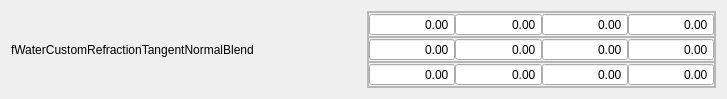
<?xml version="1.0" encoding="UTF-8"?>
<ui version="4.0">
 <class>Form</class>
 <widget class="QWidget" name="Form">
  <property name="geometry">
   <rect>
    <x>0</x>
    <y>0</y>
    <width>727</width>
    <height>86</height>
   </rect>
  </property>
  <property name="windowTitle">
   <string>Form</string>
  </property>
  <layout class="QHBoxLayout" name="horizontalLayout">
   <item>
    <widget class="QLabel" name="valName">
     <property name="minimumSize">
      <size>
       <width>225</width>
       <height>0</height>
      </size>
     </property>
     <property name="text">
      <string>fWaterCustomRefractionTangentNormalBlend</string>
     </property>
    </widget>
   </item>
   <item>
    <widget class="QFrame" name="frame">
     <property name="frameShape">
      <enum>QFrame::StyledPanel</enum>
     </property>
     <property name="frameShadow">
      <enum>QFrame::Raised</enum>
     </property>
     <layout class="QVBoxLayout" name="verticalLayout">
      <property name="spacing">
       <number>0</number>
      </property>
      <property name="leftMargin">
       <number>0</number>
      </property>
      <property name="topMargin">
       <number>0</number>
      </property>
      <property name="rightMargin">
       <number>0</number>
      </property>
      <property name="bottomMargin">
       <number>0</number>
      </property>
      <item>
       <widget class="QFrame" name="frame_2">
        <property name="frameShape">
         <enum>QFrame::StyledPanel</enum>
        </property>
        <property name="frameShadow">
         <enum>QFrame::Raised</enum>
        </property>
        <layout class="QHBoxLayout" name="horizontalLayout_2">
         <property name="spacing">
          <number>0</number>
         </property>
         <property name="leftMargin">
          <number>0</number>
         </property>
         <property name="topMargin">
          <number>0</number>
         </property>
         <property name="rightMargin">
          <number>0</number>
         </property>
         <property name="bottomMargin">
          <number>0</number>
         </property>
         <item>
          <widget class="QDoubleSpinBox" name="v00">
           <property name="alignment">
            <set>Qt::AlignRight|Qt::AlignTrailing|Qt::AlignVCenter</set>
           </property>
           <property name="buttonSymbols">
            <enum>QAbstractSpinBox::NoButtons</enum>
           </property>
           <property name="correctionMode">
            <enum>QAbstractSpinBox::CorrectToNearestValue</enum>
           </property>
           <property name="showGroupSeparator" stdset="0">
            <bool>false</bool>
           </property>
           <property name="minimum">
            <double>-10000000000000000735758738477112498397576062152177456799245857901351759143802190202050679656153088.000000000000000</double>
           </property>
           <property name="maximum">
            <double>999999999999999993220948674361627976461708441944064.000000000000000</double>
           </property>
           <property name="stepType">
            <enum>QAbstractSpinBox::DefaultStepType</enum>
           </property>
           <property name="value">
            <double>0.000000000000000</double>
           </property>
          </widget>
         </item>
         <item>
          <widget class="QDoubleSpinBox" name="v01">
           <property name="alignment">
            <set>Qt::AlignRight|Qt::AlignTrailing|Qt::AlignVCenter</set>
           </property>
           <property name="buttonSymbols">
            <enum>QAbstractSpinBox::NoButtons</enum>
           </property>
           <property name="correctionMode">
            <enum>QAbstractSpinBox::CorrectToNearestValue</enum>
           </property>
           <property name="showGroupSeparator" stdset="0">
            <bool>false</bool>
           </property>
           <property name="minimum">
            <double>-10000000000000000735758738477112498397576062152177456799245857901351759143802190202050679656153088.000000000000000</double>
           </property>
           <property name="maximum">
            <double>999999999999999993220948674361627976461708441944064.000000000000000</double>
           </property>
           <property name="stepType">
            <enum>QAbstractSpinBox::DefaultStepType</enum>
           </property>
           <property name="value">
            <double>0.000000000000000</double>
           </property>
          </widget>
         </item>
         <item>
          <widget class="QDoubleSpinBox" name="v02">
           <property name="alignment">
            <set>Qt::AlignRight|Qt::AlignTrailing|Qt::AlignVCenter</set>
           </property>
           <property name="buttonSymbols">
            <enum>QAbstractSpinBox::NoButtons</enum>
           </property>
           <property name="correctionMode">
            <enum>QAbstractSpinBox::CorrectToNearestValue</enum>
           </property>
           <property name="showGroupSeparator" stdset="0">
            <bool>false</bool>
           </property>
           <property name="minimum">
            <double>-10000000000000000735758738477112498397576062152177456799245857901351759143802190202050679656153088.000000000000000</double>
           </property>
           <property name="maximum">
            <double>999999999999999993220948674361627976461708441944064.000000000000000</double>
           </property>
           <property name="stepType">
            <enum>QAbstractSpinBox::DefaultStepType</enum>
           </property>
           <property name="value">
            <double>0.000000000000000</double>
           </property>
          </widget>
         </item>
         <item>
          <widget class="QDoubleSpinBox" name="v03">
           <property name="alignment">
            <set>Qt::AlignRight|Qt::AlignTrailing|Qt::AlignVCenter</set>
           </property>
           <property name="buttonSymbols">
            <enum>QAbstractSpinBox::NoButtons</enum>
           </property>
           <property name="correctionMode">
            <enum>QAbstractSpinBox::CorrectToNearestValue</enum>
           </property>
           <property name="showGroupSeparator" stdset="0">
            <bool>false</bool>
           </property>
           <property name="minimum">
            <double>-10000000000000000735758738477112498397576062152177456799245857901351759143802190202050679656153088.000000000000000</double>
           </property>
           <property name="maximum">
            <double>999999999999999993220948674361627976461708441944064.000000000000000</double>
           </property>
           <property name="stepType">
            <enum>QAbstractSpinBox::DefaultStepType</enum>
           </property>
           <property name="value">
            <double>0.000000000000000</double>
           </property>
          </widget>
         </item>
        </layout>
       </widget>
      </item>
      <item>
       <widget class="QFrame" name="frame_3">
        <property name="frameShape">
         <enum>QFrame::StyledPanel</enum>
        </property>
        <property name="frameShadow">
         <enum>QFrame::Raised</enum>
        </property>
        <layout class="QHBoxLayout" name="horizontalLayout_3">
         <property name="spacing">
          <number>0</number>
         </property>
         <property name="leftMargin">
          <number>0</number>
         </property>
         <property name="topMargin">
          <number>0</number>
         </property>
         <property name="rightMargin">
          <number>0</number>
         </property>
         <property name="bottomMargin">
          <number>0</number>
         </property>
         <item>
          <widget class="QDoubleSpinBox" name="v10">
           <property name="alignment">
            <set>Qt::AlignRight|Qt::AlignTrailing|Qt::AlignVCenter</set>
           </property>
           <property name="buttonSymbols">
            <enum>QAbstractSpinBox::NoButtons</enum>
           </property>
           <property name="correctionMode">
            <enum>QAbstractSpinBox::CorrectToNearestValue</enum>
           </property>
           <property name="showGroupSeparator" stdset="0">
            <bool>false</bool>
           </property>
           <property name="minimum">
            <double>-10000000000000000735758738477112498397576062152177456799245857901351759143802190202050679656153088.000000000000000</double>
           </property>
           <property name="maximum">
            <double>999999999999999993220948674361627976461708441944064.000000000000000</double>
           </property>
           <property name="stepType">
            <enum>QAbstractSpinBox::DefaultStepType</enum>
           </property>
           <property name="value">
            <double>0.000000000000000</double>
           </property>
          </widget>
         </item>
         <item>
          <widget class="QDoubleSpinBox" name="v11">
           <property name="alignment">
            <set>Qt::AlignRight|Qt::AlignTrailing|Qt::AlignVCenter</set>
           </property>
           <property name="buttonSymbols">
            <enum>QAbstractSpinBox::NoButtons</enum>
           </property>
           <property name="correctionMode">
            <enum>QAbstractSpinBox::CorrectToNearestValue</enum>
           </property>
           <property name="showGroupSeparator" stdset="0">
            <bool>false</bool>
           </property>
           <property name="minimum">
            <double>-10000000000000000735758738477112498397576062152177456799245857901351759143802190202050679656153088.000000000000000</double>
           </property>
           <property name="maximum">
            <double>999999999999999993220948674361627976461708441944064.000000000000000</double>
           </property>
           <property name="stepType">
            <enum>QAbstractSpinBox::DefaultStepType</enum>
           </property>
           <property name="value">
            <double>0.000000000000000</double>
           </property>
          </widget>
         </item>
         <item>
          <widget class="QDoubleSpinBox" name="v12">
           <property name="alignment">
            <set>Qt::AlignRight|Qt::AlignTrailing|Qt::AlignVCenter</set>
           </property>
           <property name="buttonSymbols">
            <enum>QAbstractSpinBox::NoButtons</enum>
           </property>
           <property name="correctionMode">
            <enum>QAbstractSpinBox::CorrectToNearestValue</enum>
           </property>
           <property name="showGroupSeparator" stdset="0">
            <bool>false</bool>
           </property>
           <property name="minimum">
            <double>-10000000000000000735758738477112498397576062152177456799245857901351759143802190202050679656153088.000000000000000</double>
           </property>
           <property name="maximum">
            <double>999999999999999993220948674361627976461708441944064.000000000000000</double>
           </property>
           <property name="stepType">
            <enum>QAbstractSpinBox::DefaultStepType</enum>
           </property>
           <property name="value">
            <double>0.000000000000000</double>
           </property>
          </widget>
         </item>
         <item>
          <widget class="QDoubleSpinBox" name="v13">
           <property name="alignment">
            <set>Qt::AlignRight|Qt::AlignTrailing|Qt::AlignVCenter</set>
           </property>
           <property name="buttonSymbols">
            <enum>QAbstractSpinBox::NoButtons</enum>
           </property>
           <property name="correctionMode">
            <enum>QAbstractSpinBox::CorrectToNearestValue</enum>
           </property>
           <property name="showGroupSeparator" stdset="0">
            <bool>false</bool>
           </property>
           <property name="minimum">
            <double>-10000000000000000735758738477112498397576062152177456799245857901351759143802190202050679656153088.000000000000000</double>
           </property>
           <property name="maximum">
            <double>999999999999999993220948674361627976461708441944064.000000000000000</double>
           </property>
           <property name="stepType">
            <enum>QAbstractSpinBox::DefaultStepType</enum>
           </property>
           <property name="value">
            <double>0.000000000000000</double>
           </property>
          </widget>
         </item>
        </layout>
       </widget>
      </item>
      <item>
       <widget class="QFrame" name="frame_4">
        <property name="frameShape">
         <enum>QFrame::StyledPanel</enum>
        </property>
        <property name="frameShadow">
         <enum>QFrame::Raised</enum>
        </property>
        <layout class="QHBoxLayout" name="horizontalLayout_4">
         <property name="spacing">
          <number>0</number>
         </property>
         <property name="leftMargin">
          <number>0</number>
         </property>
         <property name="topMargin">
          <number>0</number>
         </property>
         <property name="rightMargin">
          <number>0</number>
         </property>
         <property name="bottomMargin">
          <number>0</number>
         </property>
         <item>
          <widget class="QDoubleSpinBox" name="v20">
           <property name="alignment">
            <set>Qt::AlignRight|Qt::AlignTrailing|Qt::AlignVCenter</set>
           </property>
           <property name="buttonSymbols">
            <enum>QAbstractSpinBox::NoButtons</enum>
           </property>
           <property name="correctionMode">
            <enum>QAbstractSpinBox::CorrectToNearestValue</enum>
           </property>
           <property name="showGroupSeparator" stdset="0">
            <bool>false</bool>
           </property>
           <property name="minimum">
            <double>-10000000000000000735758738477112498397576062152177456799245857901351759143802190202050679656153088.000000000000000</double>
           </property>
           <property name="maximum">
            <double>999999999999999993220948674361627976461708441944064.000000000000000</double>
           </property>
           <property name="stepType">
            <enum>QAbstractSpinBox::DefaultStepType</enum>
           </property>
           <property name="value">
            <double>0.000000000000000</double>
           </property>
          </widget>
         </item>
         <item>
          <widget class="QDoubleSpinBox" name="v21">
           <property name="alignment">
            <set>Qt::AlignRight|Qt::AlignTrailing|Qt::AlignVCenter</set>
           </property>
           <property name="buttonSymbols">
            <enum>QAbstractSpinBox::NoButtons</enum>
           </property>
           <property name="correctionMode">
            <enum>QAbstractSpinBox::CorrectToNearestValue</enum>
           </property>
           <property name="showGroupSeparator" stdset="0">
            <bool>false</bool>
           </property>
           <property name="minimum">
            <double>-10000000000000000735758738477112498397576062152177456799245857901351759143802190202050679656153088.000000000000000</double>
           </property>
           <property name="maximum">
            <double>999999999999999993220948674361627976461708441944064.000000000000000</double>
           </property>
           <property name="stepType">
            <enum>QAbstractSpinBox::DefaultStepType</enum>
           </property>
           <property name="value">
            <double>0.000000000000000</double>
           </property>
          </widget>
         </item>
         <item>
          <widget class="QDoubleSpinBox" name="v22">
           <property name="alignment">
            <set>Qt::AlignRight|Qt::AlignTrailing|Qt::AlignVCenter</set>
           </property>
           <property name="buttonSymbols">
            <enum>QAbstractSpinBox::NoButtons</enum>
           </property>
           <property name="correctionMode">
            <enum>QAbstractSpinBox::CorrectToNearestValue</enum>
           </property>
           <property name="showGroupSeparator" stdset="0">
            <bool>false</bool>
           </property>
           <property name="minimum">
            <double>-10000000000000000735758738477112498397576062152177456799245857901351759143802190202050679656153088.000000000000000</double>
           </property>
           <property name="maximum">
            <double>999999999999999993220948674361627976461708441944064.000000000000000</double>
           </property>
           <property name="stepType">
            <enum>QAbstractSpinBox::DefaultStepType</enum>
           </property>
           <property name="value">
            <double>0.000000000000000</double>
           </property>
          </widget>
         </item>
         <item>
          <widget class="QDoubleSpinBox" name="v23">
           <property name="alignment">
            <set>Qt::AlignRight|Qt::AlignTrailing|Qt::AlignVCenter</set>
           </property>
           <property name="buttonSymbols">
            <enum>QAbstractSpinBox::NoButtons</enum>
           </property>
           <property name="correctionMode">
            <enum>QAbstractSpinBox::CorrectToNearestValue</enum>
           </property>
           <property name="showGroupSeparator" stdset="0">
            <bool>false</bool>
           </property>
           <property name="minimum">
            <double>-10000000000000000735758738477112498397576062152177456799245857901351759143802190202050679656153088.000000000000000</double>
           </property>
           <property name="maximum">
            <double>999999999999999993220948674361627976461708441944064.000000000000000</double>
           </property>
           <property name="stepType">
            <enum>QAbstractSpinBox::DefaultStepType</enum>
           </property>
           <property name="value">
            <double>0.000000000000000</double>
           </property>
          </widget>
         </item>
        </layout>
       </widget>
      </item>
     </layout>
    </widget>
   </item>
  </layout>
 </widget>
 <resources/>
 <connections/>
</ui>
